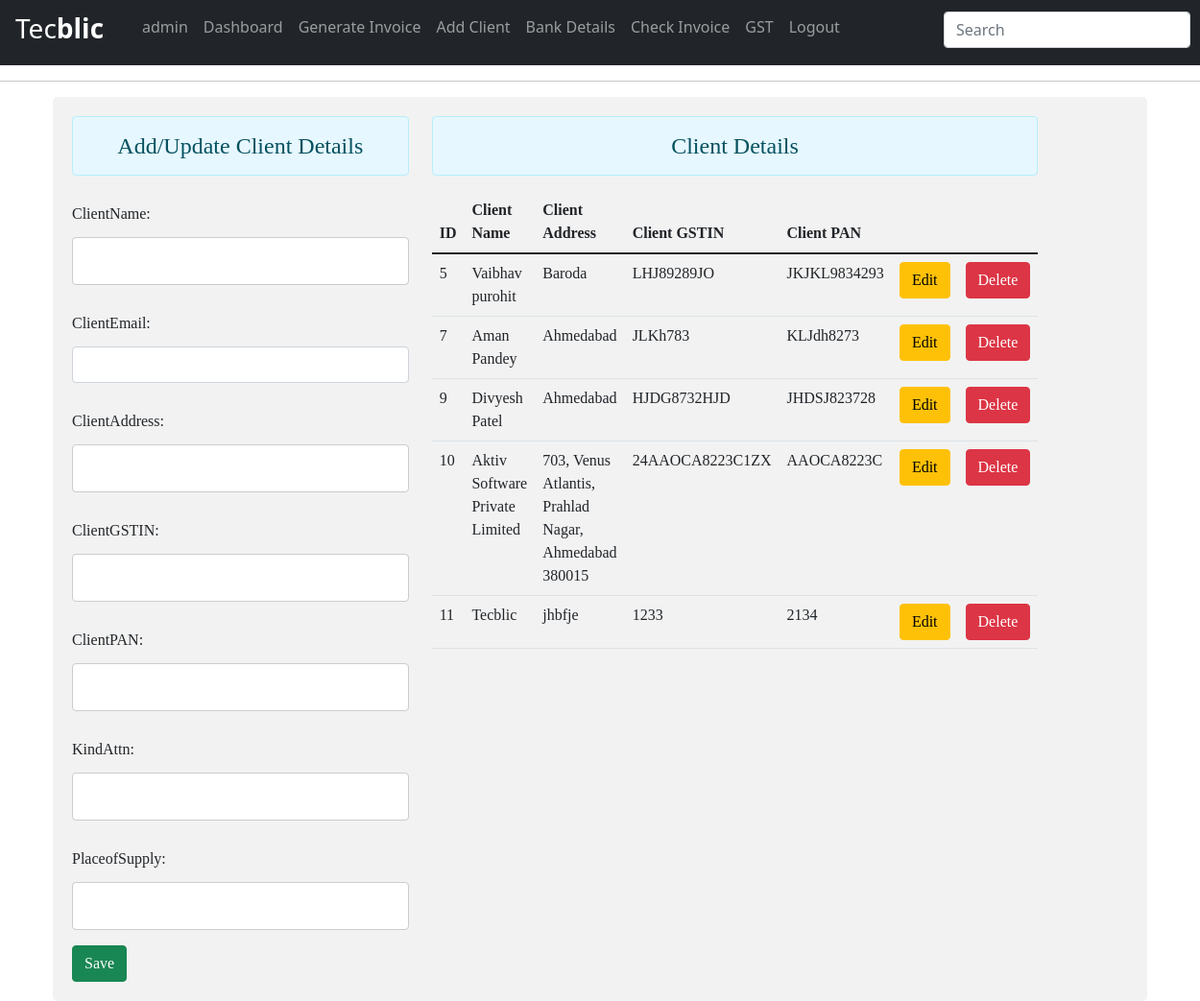
The page /add (signed in) on the database as committed earlier.
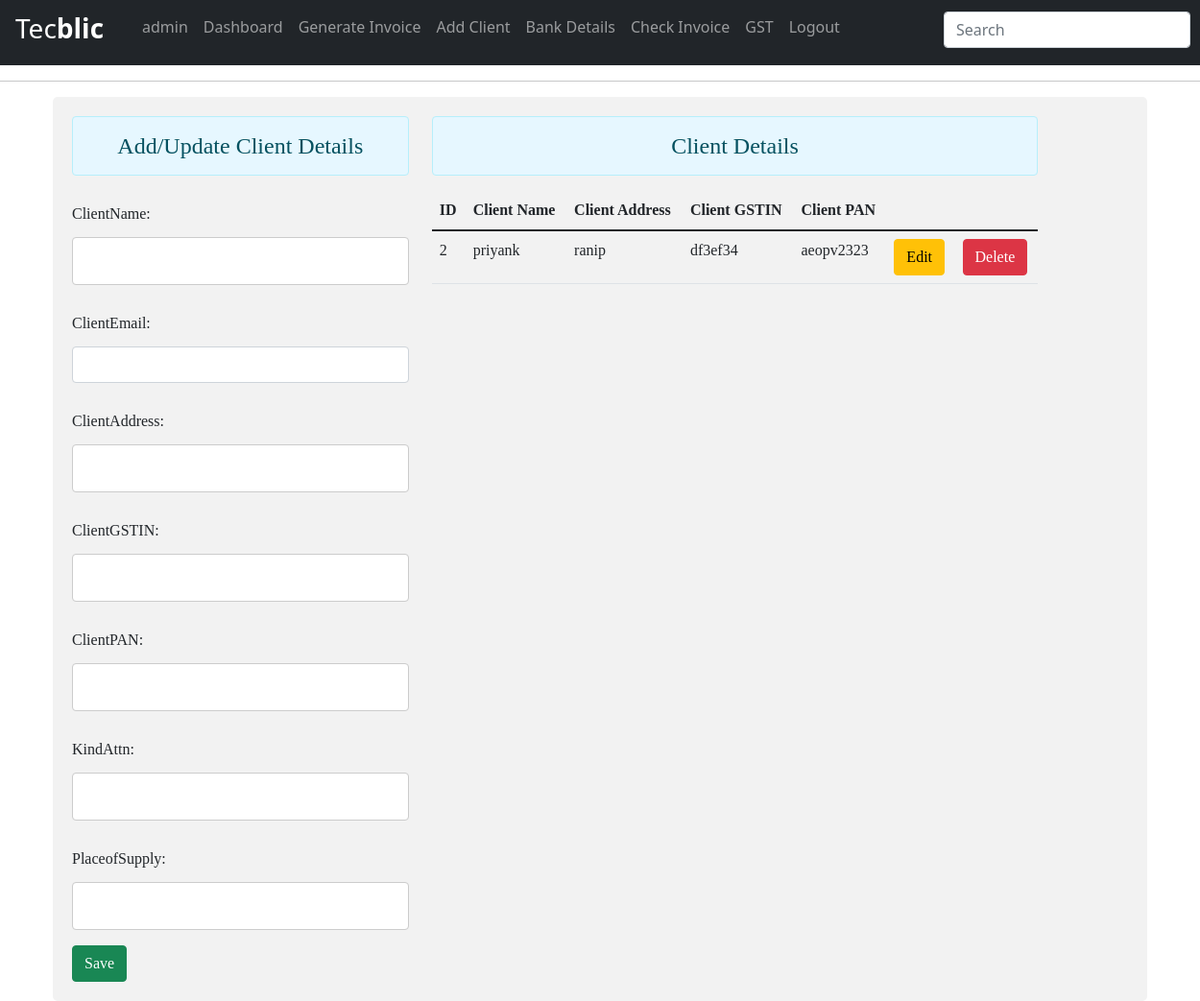
The same page on the database as committed later.
### tecblicapp/models.py (models this page shows, shortened)
class clientDetail(models.Model):
    clientName=models.CharField(max_length=50,null=True,blank=True)
    clientEmail=models.EmailField(null=True,blank=True)
    clientAddress=models.CharField(max_length=200,null=True,blank=True)
    clientGSTIN=models.CharField(max_length=15,null=True,blank=True)
    clientPAN=models.CharField(max_length=10,null=True,blank=True)
    kindAttn=models.CharField(max_length=40,null=True,blank=True)
    placeofSupply=models.CharField(max_length=40,null=True,blank=True)

### tecblicapp/views.py (the view)
# urls.py: path('add',views.client_detail,name='client-detail'),
@login_required(login_url='login')
def client_detail(request):
    form=clientDetailForm()
    clientdetails1=clientDetail.objects.all()
    return render(request,'tecblicapp/add_client.html',{'form':form,'clientdetails':clientdetails1})

### tecblicapp/forms.py
class clientDetailForm(forms.ModelForm):
    class Meta:
        model=clientDetail
        fields='__all__'
        widgets={
            'clientName':forms.TextInput(attrs= {'class':'form-control','id':'nameid','required':'required'}),
            'clientEmail':forms.EmailInput(attrs={'class':'form-control','id':'emailid','required':'required',}),
            'clientAddress':forms.TextInput(attrs= {'class':'form-control','id':'addressid','required':'required',}),
            'clientGSTIN':forms.TextInput(attrs=     {'class':'form-control','id':'gstinid','required':'required',}),
            'clientPAN':forms.TextInput(attrs=     {'class':'form-control','id':'panid','required':'required',}),
            'kindAttn':forms.TextInput(attrs=     {'class':'form-control','id':'kindattnid','required':'required',}),
            'placeofSupply':forms.TextInput(attrs=     {'class':'form-control','id':'placeid','required':'required',}),
        }

### tecblicapp/templates/tecblicapp/add_client.html (shortened to what this page needs)
<!DOCTYPE html>
<html lang="en">
<head>
    <link href="https://cdn.jsdelivr.net/npm/bootstrap@5.1.3/dist/css/bootstrap.min.css" rel="stylesheet">
</head>
<body>
{% include 'tecblicapp/navbar.html' %}
<hr>
<div class="container">
    <div class="row" style="font-family: Georgia, 'Times New Roman', Times, serif; ">
        <div class="col-sm-4">
            <h4 class="text-center alert alert-info" style="background-color: #e6f7ff;">Add/Update Client Details</h4>
            <form id="form" action="add" method="POST">
                {{form.as_p}}
                <input type="button" class="btn btn-success" id="btnsave" value="Save">
            </form>
        </div>
        <div class="col-sm-7" style="font-family: Georgia, 'Times New Roman', Times, serif;">
            <h4 class="text-center alert alert-info" style="background-color: #e6f7ff;">Client Details</h4>
            <table class="table table-hover">
                <thead>
                    <tr>
                        <th scope="col">ID</th>
                        <th scope="col">Client Name</th>
                        <th scope="col">Client Address</th>
                        <th scope="col">Client GSTIN</th>
                        <th scope="col">Client PAN</th>
                    </tr>
                </thead>
                <tbody id="tbody">
                    {% for cl in clientdetails %}
                    <tr>
                        <td>{{ cl.id }}</td>
                        <td>{{ cl.clientName }}</td>
                        <td>{{ cl.clientAddress }}</td>
                        <td>{{ cl.clientGSTIN }}</td>
                        <td>{{ cl.clientPAN }}</td>
                        <td><input type="button" data-sid="{{cl.id}}" class="btn btn-warning btn-edit" value="Edit"></td>
                        <td><input type="button" data-sid="{{cl.id}}" class="btn btn-danger btn-del" value="Delete"></td>
                    </tr>
                    {% endfor %}
                </tbody>
            </table>
        </div>
    </div>
</div>
</body>
</html>

Rows that differ between the two databases and show on the page:
removed clientDetail: id "5", clientName "Vaibhav purohit", clientAddress "Baroda", clientGSTIN "LHJ89289JO", clientPAN "JKJKL9834293"
removed clientDetail: id "7", clientName "Aman Pandey", clientAddress "Ahmedabad", clientGSTIN "JLKh783", clientPAN "KLJdh8273"
removed clientDetail: id "9", clientName "Divyesh Patel", clientAddress "Ahmedabad", clientGSTIN "HJDG8732HJD", clientPAN "JHDSJ823728"
removed clientDetail: id "10", clientName "Aktiv Software Private Limited", clientAddress "703, Venus Atlantis, Prahlad Nagar, Ahmedabad 380015", clientGSTIN "24AAOCA8223C1ZX", clientPAN "AAOCA8223C"
removed clientDetail: id "11", clientName "Tecblic", clientAddress "jhbfje", clientGSTIN "1233", clientPAN "2134"
added clientDetail: id "2", clientName "priyank", clientAddress "ranip", clientGSTIN "df3ef34", clientPAN "aeopv2323"
